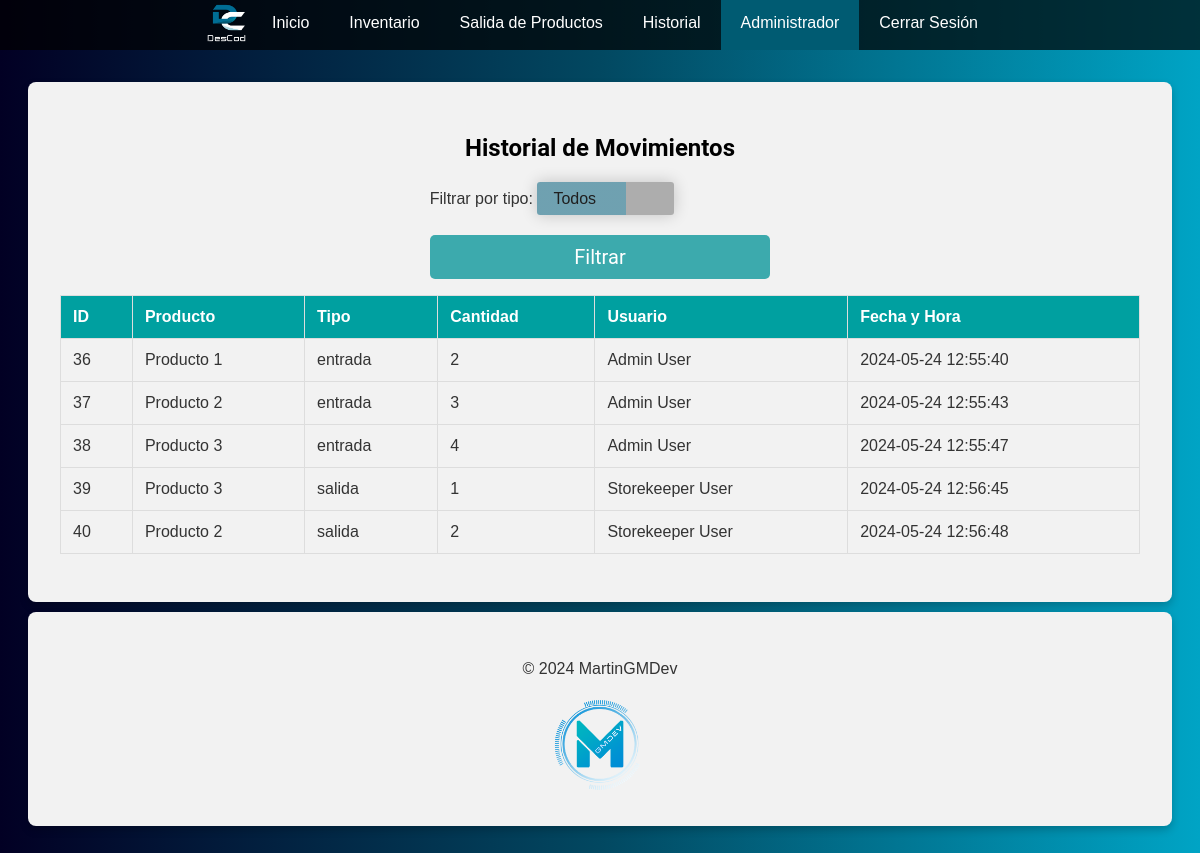
The app's page /historial.php (signed in) with its own data.
### tables this page shows
CREATE TABLE `historico_movimientos` (
  `idMovimiento` int(6) NOT NULL,
  `idProducto` int(6) DEFAULT NULL,
  `tipo` enum('entrada','salida') DEFAULT NULL,
  `cantidad` int(6) NOT NULL,
  `idUsuario` int(6) DEFAULT NULL,
  `fechaHora` datetime DEFAULT current_timestamp()
);

CREATE TABLE `productos` (
  `idProducto` int(6) NOT NULL,
  `nombre` varchar(100) NOT NULL,
  `cantidad` int(6) DEFAULT 0,
  `estatus` int(1) DEFAULT 1
);

CREATE TABLE `usuarios` (
  `idUsuario` int(6) NOT NULL,
  `nombre` varchar(100) NOT NULL,
  `correo` varchar(50) NOT NULL,
  `contrasena` varchar(25) NOT NULL,
  `idRol` int(2) DEFAULT NULL,
  `estatus` int(1) DEFAULT 1
);

### historial.php (the view, shortened to what this page needs)
<?php
include('includes/header.php');
include('includes/db.php');
$sql = "SELECT historico_movimientos.*, productos.nombre AS producto, usuarios.nombre AS usuario
        FROM historico_movimientos
        JOIN productos ON historico_movimientos.idProducto = productos.idProducto
        JOIN usuarios ON historico_movimientos.idUsuario = usuarios.idUsuario";
$result = $conn->query($sql);
?>
<h2 class="titles">Historial de Movimientos</h2>
<form method="GET" action="historial.php">
    <label for="tipo">Filtrar por tipo:</label>
    <select name="tipo" id="tipo">
        <option value="">Todos</option>
    </select>
    <input type="submit" value="Filtrar">
</form>
<table border="1">
    <tr>
        <th>ID</th>
        <th>Producto</th>
        <th>Tipo</th>
        <th>Cantidad</th>
        <th>Usuario</th>
        <th>Fecha y Hora</th>
    </tr>
    <?php while($row = $result->fetch_assoc()) { ?>
    <tr>
        <td><?php echo $row['idMovimiento']; ?></td>
        <td><?php echo $row['producto']; ?></td>
        <td><?php echo $row['tipo']; ?></td>
        <td><?php echo $row['cantidad']; ?></td>
        <td><?php echo $row['usuario']; ?></td>
        <td><?php echo $row['fechaHora']; ?></td>
    </tr>
    <?php } ?>
</table>
<?php include('includes/footer.php'); ?>

### includes/header.php (shortened to what this page needs)
<?php
$user_role = $_SESSION['role_id'];
?>
<!DOCTYPE html>
<html lang="es">
<head>
    <link rel="stylesheet" href="css/styles.css">
</head>
<body>
<nav>
    <img src="img/descodw.png" href="index.php" alt="" class="imgLogomin">
    <a href="index.php">Inicio</a>
    <a href="inventario.php">Inventario</a>
    <?php if ($user_role == 1):  ?>
       <a href="salida_productosux.php">Salida de Productos</a>
    <?php endif; ?>
    <a href="historial.php">Historial</a>
    <?php if ($user_role == 1):  ?>
       <span>Administrador</span>
    <?php endif; ?>
    <a href="logout.php">Cerrar Sesión</a>
</nav>
<div class="containerpag">

### includes/footer.php
</div>
<div class="footer">
    <p>&copy; 2024 MartinGMDev</p>
    <img src="img/mgdev.png" class="mgdev" alt="">
</div>
</body>
</html>

### css/styles.css (style rules this page uses)
body { font-family: 'Arial', sans-serif; margin: 0; padding: 0; background-size: cover; color: #333; background: rgb(2,0,36); background: linear-gradient(90deg, rgba(2,0,36,1) 0%, rgba(2,72,97,1) 50%, rgb(0, 164, 197) 100%); }
.mgdev { width: 100px; }
h2 { color: #fff; }
.titles { color: black; font-family: Roboto; }
nav { display: flex; justify-content: center; background-color: rgba(0, 0, 0, 0.7); width: 100%; }
nav a { color: white; padding: 14px 20px; text-decoration: none; text-align: center; transition: background-color 0.3s ease, color 0.3s ease; }
nav span { color: white; padding: 14px 20px; text-decoration: none; text-align: center; transition: background-color 0.3s ease, color 0.3s ease; background-color: #005b72; }
.containerpag { background-color: #f2f2f2; flex-direction: column; align-items: center; margin: 2em auto; padding: 2em; border-radius: 8px; box-shadow: 0 4px 8px rgba(0, 0, 0, 0.2); max-width: 90%; display: flex; justify-content: center; margin-bottom: 10px; }
.footer { background-color: #f2f2f2; flex-direction: column; align-items: center; margin: 2em auto; margin-top: 0px; padding: 2em; border-radius: 8px; box-shadow: 0 4px 8px rgba(0, 0, 0, 0.2); max-width: 90%; display: flex; justify-content: center; }
table { width: 100%; border-collapse: collapse; margin: 1em 0; }
table, th, td { border: 1px solid #ddd; }
th, td { padding: 12px; text-align: left; }
th { background-color: #00a0a0; color: white; }
tr:nth-child(even) { background-color: #f2f2f2; }
input[type="submit"] { font-family: Roboto; font-size: 20px; background-color: #009297c0; color: white; padding: 10px 20px; border: none; border-radius: 5px; cursor: pointer; transition: background-color 0.3s ease; width: 100%; margin-top: 20px; }
.imgLogomin { width: 50px; }
:root { --arrow-bg: rgba(0, 0, 0, 0.288); --arrow-icon: url(https://upload.wikimedia.org/wikipedia/commons/9/9d/Caret_down_font_awesome_whitevariation.svg); --option-bg: rgba(63, 63, 63, 0.445); --select-bg: rgba(0, 92, 121, 0.541); }

### records on screen
historico_movimientos: idMovimiento "36", idProducto.nombre "Producto 1", tipo "entrada", cantidad "2", idUsuario.nombre "Admin User", fechaHora "2024-05-24 12:55:40"
historico_movimientos: idMovimiento "37", idProducto.nombre "Producto 2", tipo "entrada", cantidad "3", idUsuario.nombre "Admin User", fechaHora "2024-05-24 12:55:43"
historico_movimientos: idMovimiento "38", idProducto.nombre "Producto 3", tipo "entrada", cantidad "4", idUsuario.nombre "Admin User", fechaHora "2024-05-24 12:55:47"
historico_movimientos: idMovimiento "39", idProducto.nombre "Producto 3", tipo "salida", cantidad "1", idUsuario.nombre "Storekeeper User", fechaHora "2024-05-24 12:56:45"
historico_movimientos: idMovimiento "40", idProducto.nombre "Producto 2", tipo "salida", cantidad "2", idUsuario.nombre "Storekeeper User", fechaHora "2024-05-24 12:56:48"
